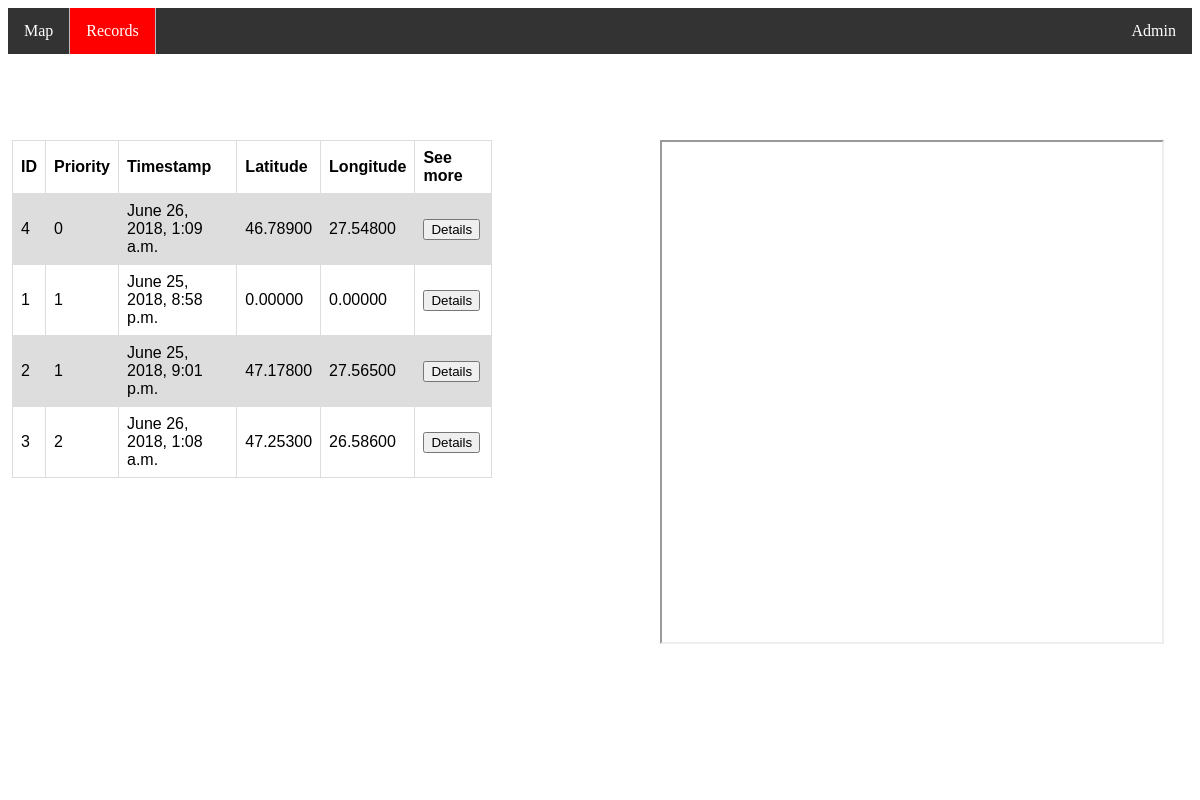
Page /map/accidents/ on the committed database.
### map/models.py (models this page shows)
class Incident(models.Model):
    id = models.IntegerField(primary_key=True)
    timestamp = models.DateTimeField(default=datetime.now)
    latitude = models.DecimalField(max_digits=10, decimal_places=5)
    longitude = models.DecimalField(max_digits=10, decimal_places=5)
    accidentsPriority = models.IntegerField(default=0)
    resolved = models.BooleanField(default=0)

### map/views.py (the view)
# urls.py: path('accidents/', views.splitAccidents, name='accidents'),
def splitAccidents(request):
    ordered_incidents = Incident.objects.filter().order_by('accidentsPriority')
    template = loader.get_template('map/accidents.html')
    context = {
        'ordered_incidents' : ordered_incidents,
    }
    return HttpResponse(template.render(context, request))

### map/templates/map/accidents.html (shortened to what this page needs)
{% load static %}
<!DOCTYPE html>
<html lang="en">
<head>
     <link rel="stylesheet" type="text/css" href="{% static 'map/style.css' %}"/>
</head>
<body>
<ul>
  <li><a href="/map/">Map</a></li>
  <li><a class="active" href="/map/accidents">Records</a></li>
  <li style="float:right"><a href="/admin/">Admin</a></li>
</ul>
<div class="split left">
<div id="allTables">
<table class="threeTables">
  <tr>
    <th>ID</th>
    <th>Priority</th>
    <th>Timestamp</th>
    <th>Latitude</th>
    <th>Longitude</th>
    <th>See more</th>
  </tr>
    {% for item in ordered_incidents %}
  <tr>
    <td>{{ item.id }}</td>
    <td>{{ item.accidentsPriority }}</td>
    <td>{{ item.timestamp }}</td>
    <td>{{ item.latitude }}</td>
    <td>{{ item.longitude }}</td>
    <td><button type = "button" id="buttonDetails" onclick=setURL("http://127.0.0.1:8000/map/accidents/{{ item.id }}")>Details</button></td>
  </tr>
  {% endfor %}
</table>
</div>
</div>
<div class="split right">
    <iframe id="details" width="500" height="500" style="float:right;"></iframe>
</div>
</body>
</html>

### map/static/map/style.css (style rules this page uses)
table { font-family: arial, sans-serif; border-collapse: collapse; }
.threeTables { width: 100px; display: inline; }
td, th { border: 1px solid #dddddd; text-align: left; padding: 8px; }
tr:nth-child(even) { background-color: #dddddd; }
ul { list-style-type: none; margin: 0; padding: 0; overflow: hidden; background-color: #333; }
li { float: left; border-right:1px solid #bbb; }
li:last-child { border-right: none; }
li a { display: block; color: white; text-align: center; padding: 14px 16px; text-decoration: none; }
.active { background-color: red; }
#details { position: relative; }
.split { height: 80%; position: fixed; top: 15%; padding-top: 20px; }
.left { left: 1%; background-color: white; width: 40%; }
.right { right: 3%; width: 50%; background-color: white; }

### rows in the picture
Incident: id "4", accidentsPriority "0", timestamp "June 26, 2018, 1:09 a.m.", latitude "46.78900", longitude "27.54800"
Incident: id "1", accidentsPriority "1", timestamp "June 25, 2018, 8:58 p.m.", latitude "0.00000", longitude "0.00000"
Incident: id "2", accidentsPriority "1", timestamp "June 25, 2018, 9:01 p.m.", latitude "47.17800", longitude "27.56500"
Incident: id "3", accidentsPriority "2", timestamp "June 26, 2018, 1:08 a.m.", latitude "47.25300", longitude "26.58600"
